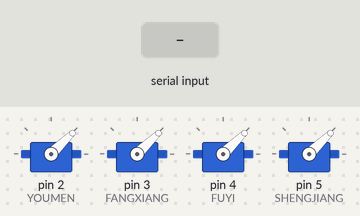
Bench run of a sketch on a simulated Arduino Uno, built with avr-gcc and run on an emulated ATmega328P. Parts: 4 × servo. The inputs (shaded band) are chosen by the test bench.

Above: at 1.2 s.
1.3 s: "b90\n" received over Serial
At 1.8 s:
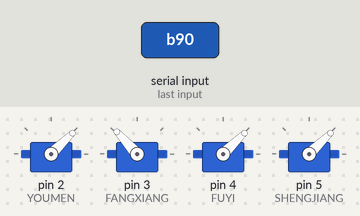
2.8 s: "c90\n" received over Serial
At 4.0 s:
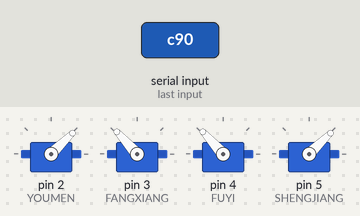
4.3 s: byte 98 ('b') received over Serial
At 6.0 s:
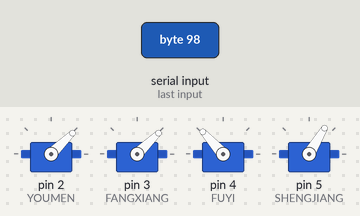
6.8 s: byte 97 ('a') received over Serial
At 8.6 s:
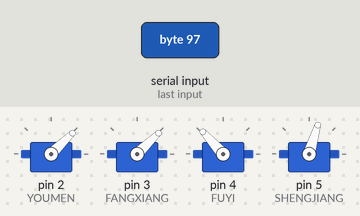
9.3 s: byte 99 ('c') received over Serial
At 11.2 s:
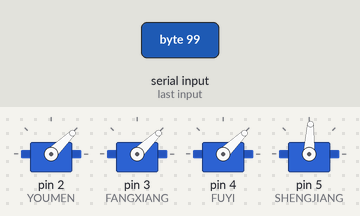
11.8 s: byte 115 ('s') received over Serial
At 14.2 s:
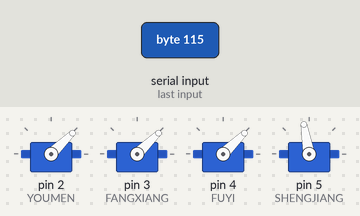
Timing chart, 0 to 15.3 s (numbered marks = the images above; inputs shaded):
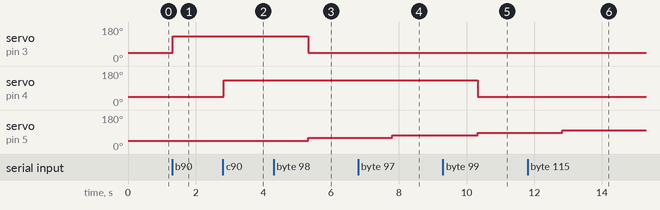

Measured:
- after the input at 1.3 s, servo on pin 3 (FANGXIANG): 44° → 132° at once
- after the input at 2.8 s, servo on pin 4 (FUYI): 44° → 132° at once
- after the input at 4.3 s, servo on pin 3 (FANGXIANG): 132° → 44° after 1.0 s; servo on pin 5 (SHENGJIANG): 44° → 59° after 1.0 s
- after the input at 6.8 s, servo on pin 5 (SHENGJIANG): 59° → 73° after 1.0 s
- after the input at 9.3 s, servo on pin 4 (FUYI): 132° → 44° after 1.0 s; servo on pin 5 (SHENGJIANG): 73° → 87° after 1.0 s
- after the input at 11.8 s, servo on pin 5 (SHENGJIANG): 87° → 100° after 1.0 s

The sketch:

mwc_control.ino
```cpp
#include <Servo.h>

// 左边油门（上下运动）/方向 （水平旋转） ，右边副翼（左右俯冲）/升降 （前后俯冲）
#define YOUMEN 2
#define FANGXIANG 3
#define FUYI 4
#define SHENGJIANG 5

#define MIN_PWM 1000
#define MAX_PWM 2000

#define ONE_CHANNEL_TIME 2500 //一个通道给的占空时间
#define TOTAL_CHANNEL_TIME 20000 //定义频率

Servo YOUMEN_SERVO;
Servo FANGXIANG_SERVO;
Servo FUYI_SERVO;
Servo SHENGJIANG_SERVO;
//记录每个通道的值，会一直使用，可以用蓝牙修改
int youmen_v = 0;
int fangxiang_v = 0;
int fuyi_v = 0;
int shengjiang_v = 0;

int time;
int time2 ;
long lastReceiveTime = 0;
void setup() {
  //初始化servo
  YOUMEN_SERVO.attach(YOUMEN);
  FANGXIANG_SERVO.attach(FANGXIANG);
  FUYI_SERVO.attach(FUYI);
  SHENGJIANG_SERVO.attach(SHENGJIANG);

  Serial.begin(9600);

}

void loop() {
  // put your main code here, to run repeatedly:
  time = micros(); //记录当前微秒，每次loop执行不足TOTAL_CHANNEL_TIME的话，就delay剩下的时间

  //间隔上次有信号的时间小于2s，就挂掉
  if(time - lastReceiveTime >1000*1000*2){
    youmen_v = 0;
  }
  youmen();
  fangxiang();
  fuyi();
  shengjiang();
  if(Serial.available()>0)
  {
    lastReceiveTime = time;
      char c=Serial.read();
      if(c=='a'||c=='b'||c=='c'||c=='d'){
        String str = Serial.readStringUntil('\n');
        str.trim();
        int v = str.toInt();

        if(c=='a'){
          youmen_v = v;
        }else if(c=='b'){
          fangxiang_v = v;
        }else if(c=='c'){
          fuyi_v = v;
        }else if(c=='d'){
          shengjiang_v = v;
        }
      }
      else if(c=='s'){
        Serial.readStringUntil('\n');
        lastReceiveTime = time;
      }else {
        while(Serial.available())
          Serial.read();
      }
  }
  time2 = micros() - time;

  if(time2 < TOTAL_CHANNEL_TIME){
    delayMicroseconds(TOTAL_CHANNEL_TIME - time2);
  }else{
//    Serial.println("超过20ms了");
  }
}
/**
 * value 从0 - 100
 */
void youmen(){
  int v = map(youmen_v, 0, 100, MIN_PWM, MAX_PWM);
  YOUMEN_SERVO.writeMicroseconds(v);
  delayMicroseconds(ONE_CHANNEL_TIME-v);
}
void fangxiang(){
  int v = map(fangxiang_v, 0, 100, MIN_PWM, MAX_PWM);
  FANGXIANG_SERVO.writeMicroseconds(v);
  delayMicroseconds(ONE_CHANNEL_TIME-v);
}
void fuyi(){
  int v = map(fuyi_v, 0, 100, MIN_PWM, MAX_PWM);
  FUYI_SERVO.writeMicroseconds(v);
  delayMicroseconds(ONE_CHANNEL_TIME-v);
}
void shengjiang(){
  int v = map(shengjiang_v, 0, 100, MIN_PWM, MAX_PWM);
  SHENGJIANG_SERVO.writeMicroseconds(v);
  delayMicroseconds(ONE_CHANNEL_TIME-v);
}
```
